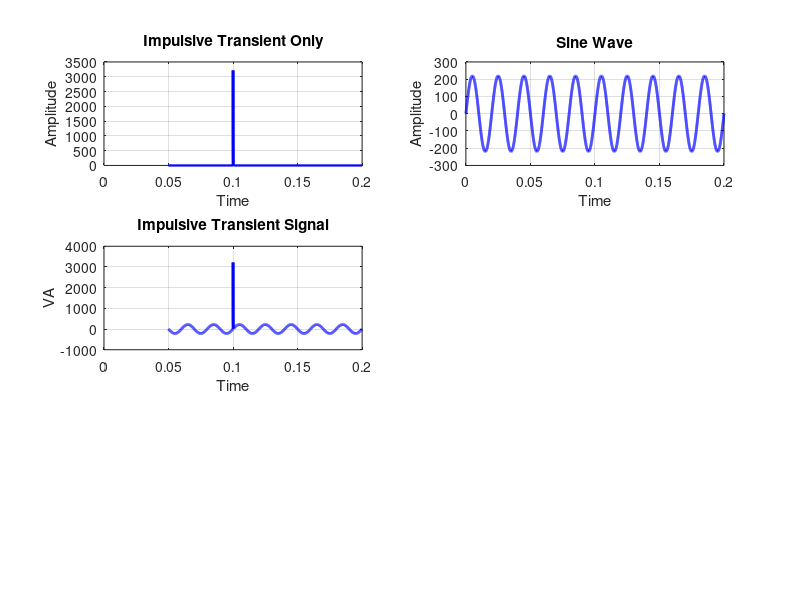

Source code (MATLAB): (Note: this script raises an error after producing the figure.)
clc
clear all
close all

pkg load signal


% Define parameters
#Constant parameters
sampling_rate = 32000; % Sampling rate 32K Hz

######################## Time Signal #################
% Define time vector
duration = 0.2
t = linspace(0, duration, duration*sampling_rate);

########################  AC 50 HZ Power Supply Signal #########################################
ac_amplitude =220;
ac_frequency = 50; % Frequency of sinewave in Hz
theta_A = 0;  % Phase angle of sinewave

% Calculate the sinewave component
sinewave = ac_amplitude*sin(2*pi*ac_frequency*t + theta_A);

########################## Transient ####################################
t_m = 4000;         % Transient magnitude
rho = 14000;       % Impulsive transient decay factor
#t1 = 0.005;        % Transient starting time
t1 = 0.1;

% Calculate the impulsive transient component
impulsive_transient = t_m * exp(-rho * (t - t1)) .* (t >= t1);

########################################
% Calculate the overall signal
VA = sinewave + impulsive_transient;

########################################
% Plot the signal
figure;
subplot(3,2,1);
plot(t, impulsive_transient, 'b', 'LineWidth', 2);
xlabel('Time');
ylabel('Amplitude');
title('Impulsive Transient Only');
grid on;

subplot(3,2,2);
plot(t, sinewave, 'b', 'LineWidth', 2);
xlabel('Time');
ylabel('Amplitude');
title('Sine Wave');
grid on;

subplot(3,2,3);
plot(t, VA, 'b', 'LineWidth', 2);
xlabel('Time');
ylabel('VA');
title('Impulsive Transient Signal');
grid on;

[freq,mag] = generatefou(sinewave,sampling_rate);
subplot(3,2,4);
plot(freq,mag);
title('Sin')

[freq,mag] = generatefou(impulsive_transient,sampling_rate);
subplot(3,2,5);
plot(freq,mag);
title('Transient')

[freq,mag] = generatefou(VA,sampling_rate);
subplot(3,2,6);
plot(freq,mag);
title('Full')


% Save the figure
#saveas(gcf, '3_graphs.png');

